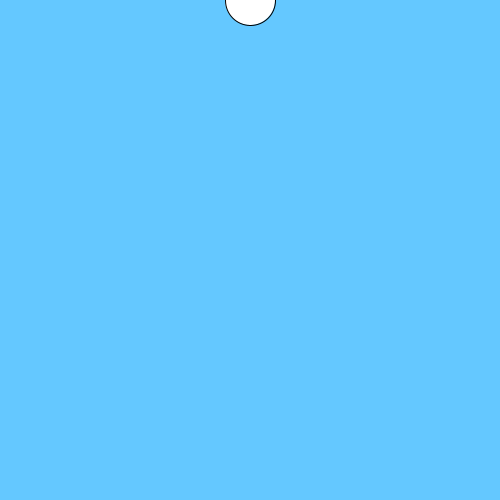
Frame 1 (no input)
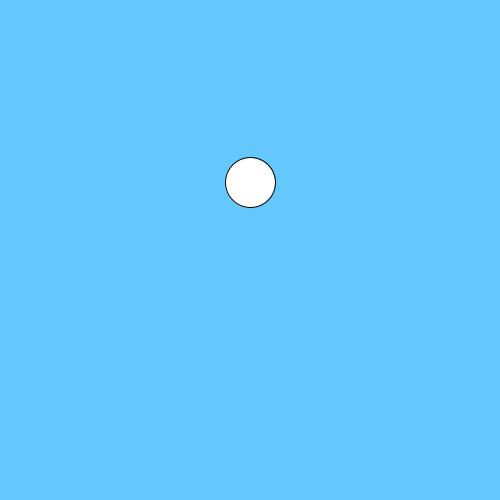
Frame 60 (the mouse pressed at the canvas centre just before this capture)
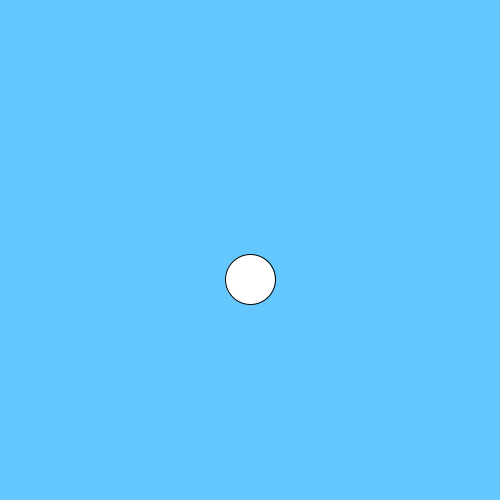
Frame 120 (the mouse held since frame 60 and released just before this capture)

The Processing sketch that drew these frames (run headless with seeded random() and noise(); from frame 60 on, the mouse is pressed at the canvas centre):

// Processing sketch: sketch_2014_11_14
// ── sketch_2014_11_14.pde
float x, y, vx, vy, ax, ay;
int sz;

void setup() {
  size(500, 500);
  x=width/2;
  y=0;
  vx=0;
  vy=.1;
  ax=0;
  ay=.1;
  sz=50;
}

void draw() {
  background(100,200,300);
  ellipse(x, y, sz, sz);
  vx+=ax;
  vy+=ay;
  x+=vx;
  y+=vy;
  if(y+sz/2>=height){
    y=height-sz/2;
    vy*=-1;
  }
}
